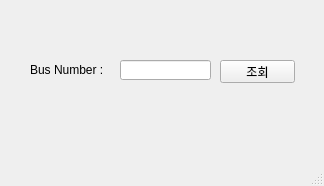
<?xml version="1.0" encoding="UTF-8"?>
<ui version="4.0">
 <class>MainWindow</class>
 <widget class="QMainWindow" name="MainWindow">
  <property name="geometry">
   <rect>
    <x>0</x>
    <y>0</y>
    <width>324</width>
    <height>186</height>
   </rect>
  </property>
  <property name="windowTitle">
   <string>BUS_TIMETABLE v0.1</string>
  </property>
  <widget class="QWidget" name="centralwidget">
   <widget class="QLabel" name="label">
    <property name="geometry">
     <rect>
      <x>30</x>
      <y>60</y>
      <width>81</width>
      <height>20</height>
     </rect>
    </property>
    <property name="text">
     <string>Bus Number : </string>
    </property>
   </widget>
   <widget class="QLineEdit" name="lineEdit">
    <property name="geometry">
     <rect>
      <x>120</x>
      <y>60</y>
      <width>91</width>
      <height>20</height>
     </rect>
    </property>
   </widget>
   <widget class="QPushButton" name="pushButton">
    <property name="geometry">
     <rect>
      <x>220</x>
      <y>60</y>
      <width>75</width>
      <height>23</height>
     </rect>
    </property>
    <property name="text">
     <string>조회</string>
    </property>
   </widget>
  </widget>
  <widget class="QMenuBar" name="menubar">
   <property name="geometry">
    <rect>
     <x>0</x>
     <y>0</y>
     <width>324</width>
     <height>21</height>
    </rect>
   </property>
  </widget>
  <widget class="QStatusBar" name="statusbar"/>
 </widget>
 <resources/>
 <connections/>
</ui>
